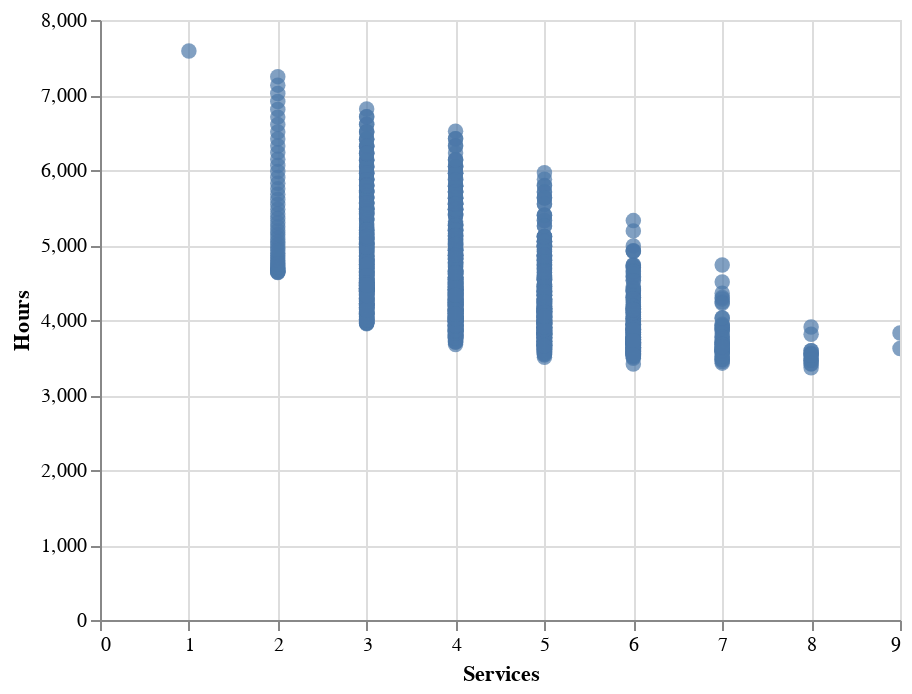

The notebook cell this image was saved under:
### Markdown cell above
### Visualisation

[Altair](https://altair-viz.github.io/getting_started/overview.html) is a declarative statistical visualization library for Python, based on Vega and Vega-Lite that will need to be [installed](https://altair-viz.github.io/getting_started/installation.html).

### Code cell
import altair as alt

alt.Chart(simulation_data).mark_circle(size=60).encode(
    x='Services',
    y='Hours',
    tooltip=['Description', 'Days']
).interactive()

### Figure 1 — Vega-Lite specification as saved in the notebook (floating-point values rounded to 4 significant figures; data arrays with more than 128 entries replaced by an {"elided": "..."} marker saying what was removed)
{"config": {"view": {"continuousWidth": 400, "continuousHeight": 300}}, "data": {"name": "data-0b6f27ffd766b542cdcb4d95c48abe0e"}, "mark": {"type": "circle", "size": 60}, "encoding": {"tooltip": [{"type": "nominal", "field": "Description"}, {"type": "quantitative", "field": "Days"}], "x": {"type": "quantitative", "field": "Services"}, "y": {"type": "quantitative", "field": "Hours"}}, "selection": {"selector014": {"type": "interval", "bind": "scales", "encodings": ["x", "y"]}}, "$schema": "https://vega.github.io/schema/vega-lite/v4.8.1.json", "datasets": {"data-0b6f27ffd766b542cdcb4d95c48abe0e": {"elided": "1393 records"}}}
